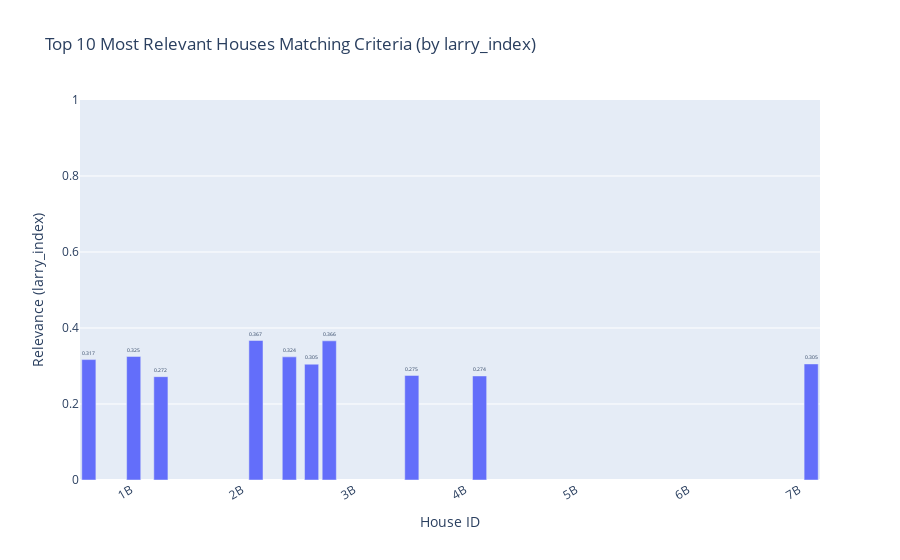

The notebook cell saved with this chart:
### Code cell
import plotly.express as px

if not filtered_houses.empty and 'larry_index' in filtered_houses.columns:
    # Sort by larry_index descending (most relevant first)
    relevant_houses = filtered_houses.sort_values(by='larry_index', ascending=False).reset_index(drop=True)
    
    # Plot top 10 most relevant houses (or all, if fewer than 10)
    top_n = min(10, len(relevant_houses))
    fig = px.bar(
        relevant_houses.iloc[:top_n],
        x='house_id',
        y='larry_index',
        hover_data=['price', 'centrality_seattle', 'bedrooms', 'bathrooms','kid_density'],
        title=f"Top {top_n} Most Relevant Houses Matching Criteria (by larry_index)",
        labels={'house_id': 'House ID', 'larry_index': 'Relevance (larry_index)'},
        text='larry_index'
    )
    fig.update_traces(texttemplate='%{text:.3f}', textposition='outside')
    fig.update_layout(
        xaxis_tickangle=-30,
        yaxis=dict(range=[0, 1]),
        showlegend=False
    )
    fig.show()
else:
    print("Cannot plot relevance by larry_index; no matching filtered_houses or column missing.")

    # Add 'kid_density' to hover_data for tooltip in bar plot
    import plotly.express as px

    if not filtered_houses.empty and 'larry_index' in filtered_houses.columns:
        # Sort by larry_index descending (most relevant first)
        relevant_houses = filtered_houses.sort_values(by='larry_index', ascending=False).reset_index(drop=True)

        # Plot top 10 most relevant houses (or all, if fewer than 10)
        top_n = min(10, len(relevant_houses))
        fig = px.bar(
            relevant_houses.iloc[:top_n],
            x='house_id',
            y='larry_index',
            hover_data=['price', 'centrality_seattle', 'bedrooms', 'bathrooms', 'kid_density'],
            title=f"Top {top_n} Most Relevant Houses Matching Criteria (by larry_index)",
            labels={'house_id': 'House ID', 'larry_index': 'Relevance (larry_index)'},
            text='larry_index'
        )
        fig.update_traces(texttemplate='%{text:.3f}', textposition='outside')
        fig.update_layout(
            xaxis_tickangle=-30,
            yaxis=dict(range=[0, 1]),
            showlegend=False
        )
        fig.show()
    else:
        print("Cannot plot relevance by larry_index; no matching filtered_houses or column missing.")

### Figure 1 — Plotly figure (JSON) as saved in the notebook; plotly's stock layout.template omitted (floating-point values rounded to 4 significant figures)
{"data": [{"customdata": [[369900.0, 0.4746, 1.0, 0.75, 0.0], [285000.0, 0.4705, 1.0, 1.0, 0.0], [1880000.0, 0.6474, 3.0, 2.5, 0.5082], [465000.0, 0.3947, 2.0, 2.0, 0.0], [2130000.0, 0.4396, 3.0, 2.5, 0.0], [975000.0, 0.613, 6.0, 2.75, 0.5082], [635000.0, 0.3677, 3.0, 1.75, 0.0], [290000.0, 0.3274, 2.0, 0.75, 0.0], [3100000.0, 0.5736, 3.0, 3.0, 0.5082], [1380000.0, 0.3349, 3.0, 3.25, 0.0]], "hovertemplate": "House ID=%{x}<br>Relevance (larry_index)=%{text}<br>price=%{customdata[0]}<br>centrality_seattle=%{customdata[1]}<br>bedrooms=%{customdata[2]}<br>bathrooms=%{customdata[3]}<br>kid_density=%{customdata[4]}<extra></extra>", "legendgroup": "", "marker": {"color": "#636efa", "pattern": {"shape": ""}}, "name": "", "orientation": "v", "showlegend": false, "text": [0.3672, 0.3662, 0.3252, 0.324, 0.3169, 0.3055, 0.3048, 0.2752, 0.2739, 0.2719], "textposition": "outside", "texttemplate": "%{text:.3f}", "type": "bar", "x": [2123039032, 2781600195, 1025039086, 2423029009, 622049114, 7110000068, 2623029003, 3523029041, 4131900066, 1269200229], "xaxis": "x", "y": [0.3672, 0.3662, 0.3252, 0.324, 0.3169, 0.3055, 0.3048, 0.2752, 0.2739, 0.2719], "yaxis": "y"}], "layout": {"barmode": "relative", "legend": {"tracegroupgap": 0}, "showlegend": false, "title": {"text": "Top 10 Most Relevant Houses Matching Criteria (by larry_index)"}, "xaxis": {"anchor": "y", "domain": [0, 1], "tickangle": -30, "title": {"text": "House ID"}}, "yaxis": {"anchor": "x", "domain": [0, 1], "range": [0, 1], "title": {"text": "Relevance (larry_index)"}}}}
